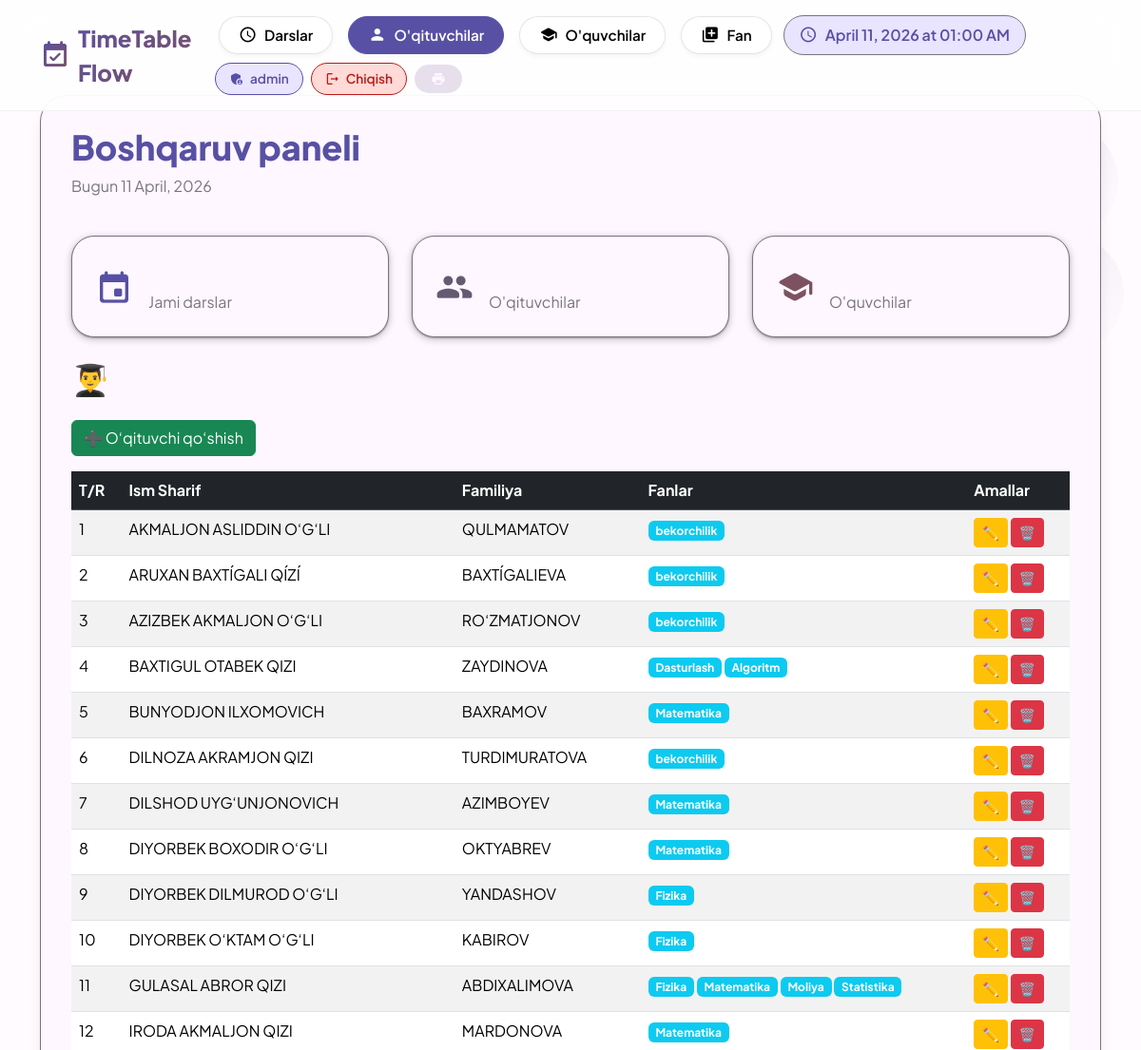
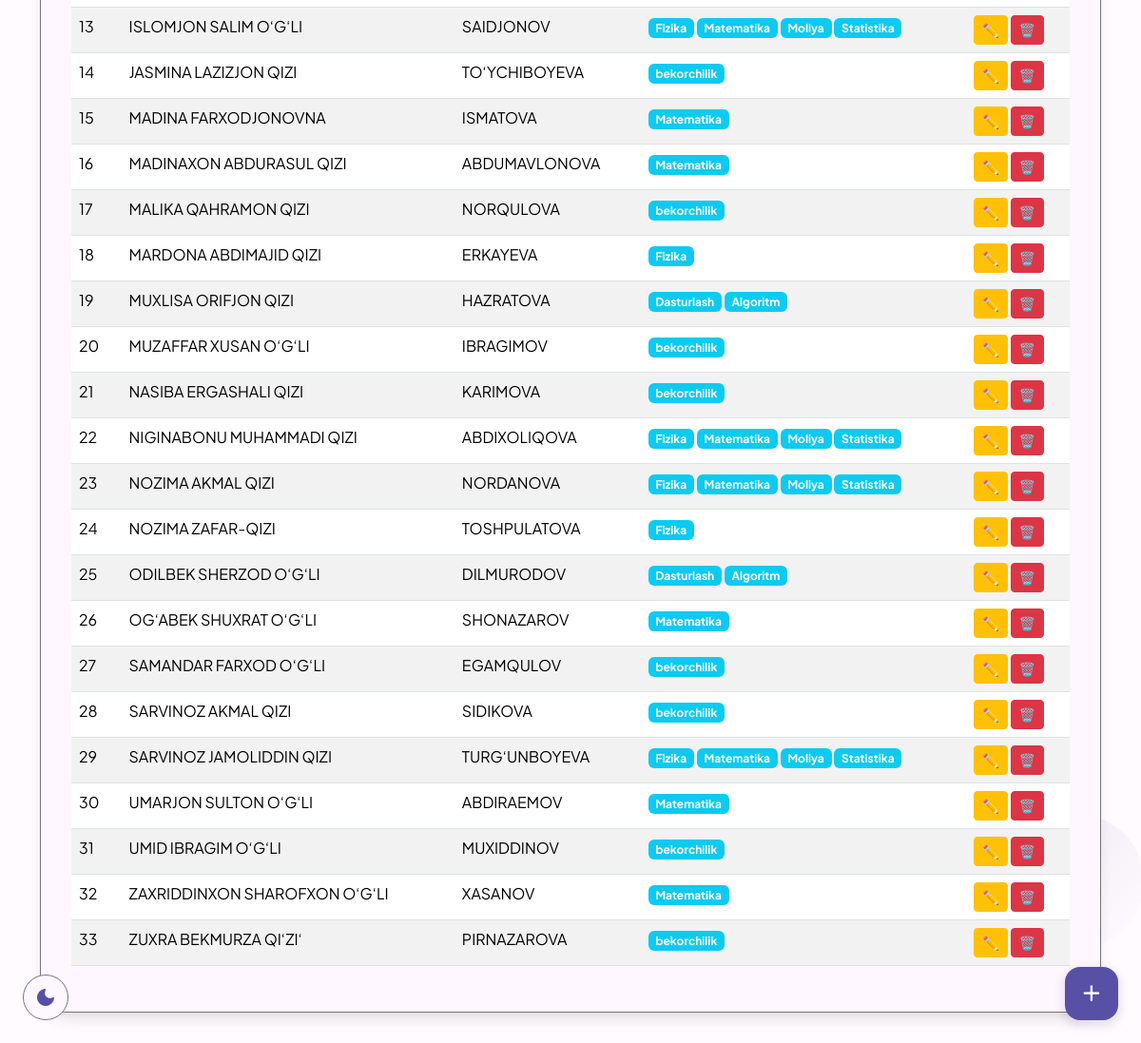
/teachers/ (signed in), run on the app's committed database (2 pictures, top to bottom).
### raspisaniya/models.py (models this page shows, shortened)
class Teacher(models.Model):
    user = models.OneToOneField(User, on_delete=models.SET_NULL, null=True, blank=True)
    teacher_id = models.CharField(max_length=20, unique=True, null=True, blank=True)
    first_name = models.CharField(max_length=50)
    last_name = models.CharField(max_length=50)
    subjects = models.ManyToManyField(Subject, related_name='teachers', blank=True)

class Subject(models.Model):
    name = models.CharField(max_length=100, unique=True)

### raspisaniya/views.py (the view)
# urls.py: path('teachers/', views.teacher_list, name='teacher_list'),
@login_required
def teacher_list(request):
    teachers = Teacher.objects.all().order_by('last_name')
    return render(request, 'raspisaniya/teacher_list.html', {'teachers': teachers})

### templates/raspisaniya/teacher_list.html
{% extends 'raspisaniya/base.html' %}
{% block content %}
<h2 class="mb-4">👨‍🎓 O‘qituvchilar ro‘yxati</h2>
<a href="{% url 'teacher_create' %}" class="btn btn-success mb-3">➕ O‘qituvchi qo‘shish</a>
{% if teachers %}
<table class="table table-striped table-hover">
    <thead class="table-dark">
        <tr>
            <th>T/R</th>
            <th>Ism Sharif</th>
            <th>Familiya</th>
            <th>Fanlar</th>
            <th>Amallar</th>
        </tr>
    </thead>
    <tbody>
        {% for teacher in teachers %}
        <tr>
            <td>{{ forloop.counter }}</td>
            <td>{{ teacher.last_name }}</td>
            <td>{{ teacher.first_name }}</td>
            <td>
                {% if teacher.subjects.all %}
                    {% for subject in teacher.subjects.all %}
                        <span class="badge bg-info">{{ subject.name }}</span>
                    {% endfor %}
                {% else %}
                    <span class="text-muted">Yo‘qq</span>
                {% endif %}
            </td>
            <td>
                <a href="{% url 'teacher_update' teacher.pk %}" class="btn btn-sm btn-warning">✏️</a>
                <a href="{% url 'teacher_delete' teacher.pk %}" class="btn btn-sm btn-danger">🗑️</a>
            </td>
        </tr>
        {% endfor %}
    </tbody>
</table>
{% else %}
<div class="alert alert-info">Hozircha o‘qituvchilar mavjud emas.</div>
{% endif %}
{% endblock %}

### templates/raspisaniya/base.html (shortened to what this page needs)
<!DOCTYPE html>
<html lang="uz">
<head>
    <link href="https://cdn.jsdelivr.net/npm/bootstrap@5.3.2/dist/css/bootstrap.min.css" rel="stylesheet">
</head>
<body>
    <div class="bubbles" id="bubbles"></div>
    <div class="app-bar" id="appBar">
        <div class="container">
            <div class="d-flex justify-content-between align-items-center">
                <a href="{% url 'lesson_list' %}" class="logo text-decoration-none">
                    <span class="material-icons-round">event_available</span>
                    TimeTable Flow
                </a>
                <div class="d-flex gap-2 align-items-center flex-wrap">
                    {% if user.is_authenticated and user.is_superuser %}
                    <div class="d-none d-lg-flex gap-2 desktop-menu">
                        <a href="{% url 'lesson_list' %}" class="nav-chip {% if request.resolver_match.url_name == 'lesson_list' %}active{% endif %}">
                            <span class="material-icons-round">schedule</span><span>Darslar</span>
                        </a>
                        <a href="{% url 'teacher_list' %}" class="nav-chip {% if request.resolver_match.url_name == 'teacher_list' %}active{% endif %}">
                            <span class="material-icons-round">person</span><span>O'qituvchilar</span>
                        </a>
                        <a href="{% url 'student_list' %}" class="nav-chip {% if request.resolver_match.url_name == 'student_list' %}active{% endif %}">
                            <span class="material-icons-round">school</span><span>O'quvchilar</span>
                        </a>
                        <a href="{% url 'subject_list' %}" class="nav-chip {% if request.resolver_match.url_name == 'subject_create' %}active{% endif %}">
                            <span class="material-icons-round">library_add</span><span>Fan</span>
                        </a>
                    </div>
                    {% endif %}
                    <div class="current-time">
                        <span class="material-icons-round">schedule</span>
                        <span id="timeDisplay">--:--</span>
                    </div>
                    {% if user.is_authenticated %}
                    <div class="user-chip">
                        <span class="material-icons-round">
                        </span>
                        {{ user.get_full_name|default:user.username }}
                    </div>
                    <a href="{% url 'logout' %}" class="logout-chip">
                        <span class="material-icons-round">logout</span>
                        Chiqish
                    </a>
                    {% endif %}
                    <button class="md-chip" onclick="window.print()">
                        <span class="material-icons-round">print</span>
                    </button>
                </div>
            </div>
        </div>
    </div>
    <button class="theme-toggle" id="themeToggle">
    </button>
    {% if user.is_authenticated and user.is_superuser %}
    <button class="fab" onclick="showQuickAdd()">
        <span class="material-icons-round">add</span>
    </button>
    {% endif %}
    <div class="container">
        <div class="md-surface">
            <div class="d-flex justify-content-between align-items-center mb-4">
                <div>
                    <h1 class="display-small">{% block page_title %}Boshqaruv paneli{% endblock %}</h1>
                    <p class="body-large">{% block page_subtitle %}Bugun {% now "j F, Y" %}{% endblock %}</p>
                </div>
            </div>
            {% block stats %}
            {% if user.is_superuser %}
            <div class="md-grid">
                <div class="md-card">
                    <div class="d-flex align-items-center gap-3">
                        <span class="material-icons-round" style="font-size: 2.5rem; color: var(--md-primary);">event</span>
                        <div><div class="title-large" id="totalLessons">0</div><div class="body-large">Jami darslar</div></div>
                    </div>
                </div>
                <div class="md-card">
                    <div class="d-flex align-items-center gap-3">
                        <span class="material-icons-round" style="font-size: 2.5rem; color: var(--md-secondary);">group</span>
                        <div><div class="title-large" id="totalTeachers">0</div><div class="body-large">O'qituvchilar</div></div>
                    </div>
                </div>
                <div class="md-card">
                    <div class="d-flex align-items-center gap-3">
                        <span class="material-icons-round" style="font-size: 2.5rem; color: var(--md-tertiary);">school</span>
                        <div><div class="title-large" id="totalStudents">0</div><div class="body-large">O'quvchilar</div></div>
                    </div>
                </div>
            </div>
            {% endif %}
            {% endblock %}
            {% block content %}{% endblock %}
        </div>
    </div>
</body>
</html>

### data on the page
Teacher: last_name "AKMALJON ASLIDDIN O‘G‘LI", first_name "QULMAMATOV"
Subject: name "bekorchilik"
Teacher: last_name "ARUXAN BAXTÍGALI QÍZÍ", first_name "BAXTÍGALIEVA"
Teacher: last_name "AZIZBEK AKMALJON O‘G‘LI", first_name "RO‘ZMATJONOV"
Teacher: last_name "BAXTIGUL OTABEK QIZI", first_name "ZAYDINOVA"
Subject: name "Dasturlash"
Subject: name "Algoritm"
Teacher: last_name "BUNYODJON ILXOMOVICH", first_name "BAXRAMOV"
Subject: name "Matematika"
Teacher: last_name "DILNOZA AKRAMJON QIZI", first_name "TURDIMURATOVA"
Teacher: last_name "DILSHOD UYG‘UNJONOVICH", first_name "AZIMBOYEV"
Teacher: last_name "DIYORBEK BOXODIR O‘G‘LI", first_name "OKTYABREV"
Teacher: last_name "DIYORBEK DILMUROD O‘G‘LI", first_name "YANDASHOV"
Subject: name "Fizika"
Teacher: last_name "DIYORBEK O‘KTAM O‘G‘LI", first_name "KABIROV"
Teacher: last_name "GULASAL ABROR QIZI", first_name "ABDIXALIMOVA"
Subject: name "Moliya"
Subject: name "Statistika"
Teacher: last_name "IRODA AKMALJON QIZI", first_name "MARDONOVA"
Teacher: last_name "ISLOMJON SALIM O‘G‘LI", first_name "SAIDJONOV"
Teacher: last_name "JASMINA LAZIZJON QIZI", first_name "TO‘YCHIBOYEVA"
Teacher: last_name "MADINA FARXODJONOVNA", first_name "ISMATOVA"
Teacher: last_name "MADINAXON ABDURASUL QIZI", first_name "ABDUMAVLONOVA"
Teacher: last_name "MALIKA QAHRAMON QIZI", first_name "NORQULOVA"
Teacher: last_name "MARDONA ABDIMAJID QIZI", first_name "ERKAYEVA"
Teacher: last_name "MUXLISA ORIFJON QIZI", first_name "HAZRATOVA"
Teacher: last_name "MUZAFFAR XUSAN O‘G‘LI", first_name "IBRAGIMOV"
Teacher: last_name "NASIBA ERGASHALI QIZI", first_name "KARIMOVA"
Teacher: last_name "NIGINABONU MUHAMMADI QIZI", first_name "ABDIXOLIQOVA"
Teacher: last_name "NOZIMA AKMAL QIZI", first_name "NORDANOVA"
Teacher: last_name "NOZIMA ZAFAR-QIZI", first_name "TOSHPULATOVA"
Teacher: last_name "ODILBEK SHERZOD O‘G‘LI", first_name "DILMURODOV"
Teacher: last_name "OG‘ABEK SHUXRAT O‘G‘LI", first_name "SHONAZAROV"
Teacher: last_name "SAMANDAR FARXOD O‘G‘LI", first_name "EGAMQULOV"
Teacher: last_name "SARVINOZ AKMAL QIZI", first_name "SIDIKOVA"
Teacher: last_name "SARVINOZ JAMOLIDDIN QIZI", first_name "TURG‘UNBOYEVA"
Teacher: last_name "UMARJON SULTON O‘G‘LI", first_name "ABDIRAEMOV"
Teacher: last_name "UMID IBRAGIM O‘G‘LI", first_name "MUXIDDINOV"
Teacher: last_name "ZAXRIDDINXON SHAROFXON O‘G‘LI", first_name "XASANOV"
Teacher: last_name "ZUXRA BEKMURZA QI‘ZI‘", first_name "PIRNAZAROVA"

### other printed values
{{ user.get_full_name|default:user.username }} "admin"
